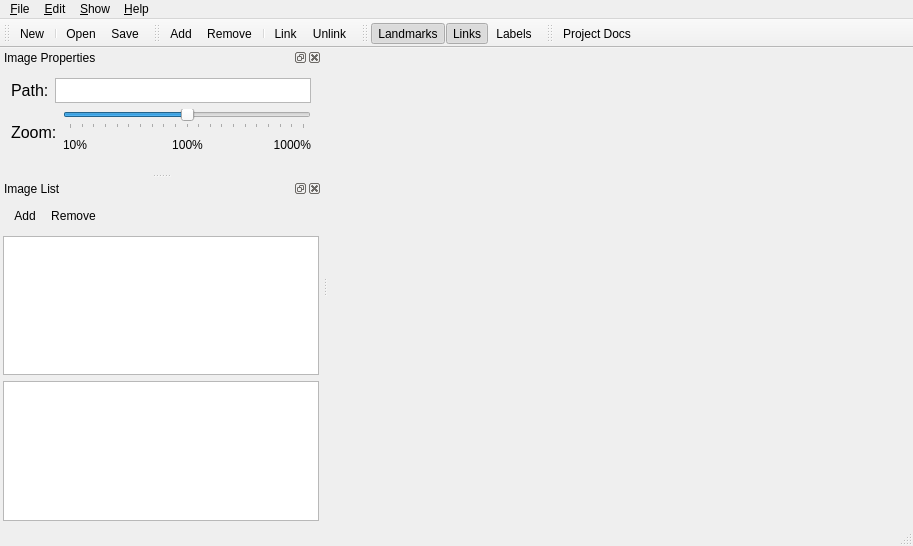
<?xml version="1.0" encoding="UTF-8"?>
<ui version="4.0">
 <class>MainWindow</class>
 <widget class="QMainWindow" name="MainWindow">
  <property name="geometry">
   <rect>
    <x>0</x>
    <y>0</y>
    <width>913</width>
    <height>546</height>
   </rect>
  </property>
  <property name="windowTitle">
   <string>FLAT - Facial Landmarks Annotation Tool</string>
  </property>
  <property name="autoFillBackground">
   <bool>false</bool>
  </property>
  <property name="locale">
   <locale language="English" country="UnitedKingdom"/>
  </property>
  <widget class="QWidget" name="centralWidget">
   <layout class="QVBoxLayout" name="verticalLayout">
    <property name="leftMargin">
     <number>0</number>
    </property>
    <property name="topMargin">
     <number>0</number>
    </property>
    <property name="rightMargin">
     <number>0</number>
    </property>
    <property name="bottomMargin">
     <number>0</number>
    </property>
    <item>
     <widget class="QTabWidget" name="tabWidget">
      <property name="locale">
       <locale language="English" country="UnitedKingdom"/>
      </property>
      <property name="tabPosition">
       <enum>QTabWidget::North</enum>
      </property>
      <property name="tabShape">
       <enum>QTabWidget::Triangular</enum>
      </property>
      <property name="iconSize">
       <size>
        <width>24</width>
        <height>24</height>
       </size>
      </property>
      <property name="elideMode">
       <enum>Qt::ElideNone</enum>
      </property>
      <property name="documentMode">
       <bool>true</bool>
      </property>
      <property name="tabsClosable">
       <bool>true</bool>
      </property>
      <property name="movable">
       <bool>true</bool>
      </property>
      <property name="tabBarAutoHide">
       <bool>false</bool>
      </property>
     </widget>
    </item>
   </layout>
  </widget>
  <widget class="QMenuBar" name="menuBar">
   <property name="geometry">
    <rect>
     <x>0</x>
     <y>0</y>
     <width>913</width>
     <height>21</height>
    </rect>
   </property>
   <widget class="QMenu" name="menuFile">
    <property name="locale">
     <locale language="English" country="UnitedKingdom"/>
    </property>
    <property name="title">
     <string>&amp;File</string>
    </property>
    <addaction name="actionNew"/>
    <addaction name="separator"/>
    <addaction name="actionOpen"/>
    <addaction name="actionSave"/>
    <addaction name="actionSaveAs"/>
    <addaction name="separator"/>
    <addaction name="actionExit"/>
   </widget>
   <widget class="QMenu" name="menuHelp">
    <property name="locale">
     <locale language="English" country="UnitedKingdom"/>
    </property>
    <property name="title">
     <string>&amp;Help</string>
    </property>
    <addaction name="actionProject"/>
    <addaction name="separator"/>
    <addaction name="actionAbout"/>
   </widget>
   <widget class="QMenu" name="menuShow">
    <property name="locale">
     <locale language="English" country="UnitedKingdom"/>
    </property>
    <property name="title">
     <string>&amp;Show</string>
    </property>
    <widget class="QMenu" name="menuWindows">
     <property name="title">
      <string>&amp;Windows</string>
     </property>
     <addaction name="actionShowImageProperties"/>
     <addaction name="actionShowImagesList"/>
    </widget>
    <widget class="QMenu" name="menu_Image_Elements">
     <property name="locale">
      <locale language="English" country="UnitedKingdom"/>
     </property>
     <property name="title">
      <string>&amp;Image Elements</string>
     </property>
     <addaction name="actionShowFeatures"/>
     <addaction name="actionShowConnections"/>
     <addaction name="actionShowFeatureIDs"/>
    </widget>
    <addaction name="menuWindows"/>
    <addaction name="separator"/>
    <addaction name="menu_Image_Elements"/>
   </widget>
   <widget class="QMenu" name="menuEdit">
    <property name="locale">
     <locale language="English" country="UnitedKingdom"/>
    </property>
    <property name="title">
     <string>&amp;Edit</string>
    </property>
    <widget class="QMenu" name="menu_Images">
     <property name="locale">
      <locale language="English" country="UnitedKingdom"/>
     </property>
     <property name="title">
      <string>&amp;Images</string>
     </property>
     <addaction name="actionAddImage"/>
     <addaction name="actionRemoveImage"/>
    </widget>
    <widget class="QMenu" name="menu_Facial_Landmarks">
     <property name="title">
      <string>&amp;Facial Landmarks</string>
     </property>
     <addaction name="actionAddFeature"/>
     <addaction name="actionRemoveFeature"/>
     <addaction name="separator"/>
     <addaction name="actionConnectFeatures"/>
     <addaction name="actionDisconnectFeatures"/>
    </widget>
    <addaction name="menu_Images"/>
    <addaction name="separator"/>
    <addaction name="menu_Facial_Landmarks"/>
   </widget>
   <addaction name="menuFile"/>
   <addaction name="menuEdit"/>
   <addaction name="menuShow"/>
   <addaction name="menuHelp"/>
  </widget>
  <widget class="QToolBar" name="fileToolBar">
   <property name="windowTitle">
    <string>File</string>
   </property>
   <property name="locale">
    <locale language="English" country="UnitedKingdom"/>
   </property>
   <property name="iconSize">
    <size>
     <width>32</width>
     <height>32</height>
    </size>
   </property>
   <attribute name="toolBarArea">
    <enum>TopToolBarArea</enum>
   </attribute>
   <attribute name="toolBarBreak">
    <bool>false</bool>
   </attribute>
   <addaction name="actionNew"/>
   <addaction name="separator"/>
   <addaction name="actionOpen"/>
   <addaction name="actionSave"/>
  </widget>
  <widget class="QStatusBar" name="statusBar"/>
  <widget class="QDockWidget" name="dockProperties">
   <property name="locale">
    <locale language="English" country="UnitedKingdom"/>
   </property>
   <property name="windowTitle">
    <string>Image Properties</string>
   </property>
   <attribute name="dockWidgetArea">
    <number>1</number>
   </attribute>
   <widget class="QWidget" name="Content">
    <layout class="QVBoxLayout" name="verticalLayout_7">
     <item>
      <layout class="QVBoxLayout" name="verticalLayout_3">
       <property name="sizeConstraint">
        <enum>QLayout::SetMinimumSize</enum>
       </property>
       <item>
        <layout class="QHBoxLayout" name="horizontalLayout">
         <property name="sizeConstraint">
          <enum>QLayout::SetMinimumSize</enum>
         </property>
         <item>
          <widget class="QLabel" name="labelPath">
           <property name="font">
            <font>
             <pointsize>12</pointsize>
            </font>
           </property>
           <property name="text">
            <string>Path:</string>
           </property>
           <property name="buddy">
            <cstring>textFileName</cstring>
           </property>
          </widget>
         </item>
         <item>
          <widget class="QTextEdit" name="textFileName">
           <property name="maximumSize">
            <size>
             <width>16777215</width>
             <height>25</height>
            </size>
           </property>
           <property name="verticalScrollBarPolicy">
            <enum>Qt::ScrollBarAlwaysOff</enum>
           </property>
           <property name="horizontalScrollBarPolicy">
            <enum>Qt::ScrollBarAlwaysOff</enum>
           </property>
           <property name="undoRedoEnabled">
            <bool>false</bool>
           </property>
           <property name="lineWrapMode">
            <enum>QTextEdit::NoWrap</enum>
           </property>
           <property name="readOnly">
            <bool>true</bool>
           </property>
           <property name="acceptRichText">
            <bool>false</bool>
           </property>
           <property name="textInteractionFlags">
            <set>Qt::TextSelectableByKeyboard|Qt::TextSelectableByMouse</set>
           </property>
           <property name="placeholderText">
            <string notr="true"/>
           </property>
          </widget>
         </item>
        </layout>
       </item>
      </layout>
     </item>
     <item>
      <layout class="QHBoxLayout" name="horizontalLayout_4">
       <item>
        <widget class="QLabel" name="label_Zoom">
         <property name="font">
          <font>
           <pointsize>12</pointsize>
          </font>
         </property>
         <property name="text">
          <string>Zoom:</string>
         </property>
         <property name="buddy">
          <cstring>zoomSlider</cstring>
         </property>
        </widget>
       </item>
       <item>
        <layout class="QVBoxLayout" name="verticalLayout_2">
         <item>
          <widget class="QSlider" name="zoomSlider">
           <property name="font">
            <font>
             <pointsize>12</pointsize>
            </font>
           </property>
           <property name="toolTip">
            <string>Altera o zoom nas imagens (+/- ou Ctrl+Roda do Mouse)</string>
           </property>
           <property name="minimum">
            <number>1</number>
           </property>
           <property name="maximum">
            <number>21</number>
           </property>
           <property name="singleStep">
            <number>1</number>
           </property>
           <property name="pageStep">
            <number>1</number>
           </property>
           <property name="value">
            <number>11</number>
           </property>
           <property name="sliderPosition">
            <number>11</number>
           </property>
           <property name="orientation">
            <enum>Qt::Horizontal</enum>
           </property>
           <property name="tickPosition">
            <enum>QSlider::TicksBelow</enum>
           </property>
           <property name="tickInterval">
            <number>0</number>
           </property>
          </widget>
         </item>
         <item>
          <layout class="QHBoxLayout" name="horizontalLayout_3">
           <property name="sizeConstraint">
            <enum>QLayout::SetMinimumSize</enum>
           </property>
           <item>
            <widget class="QLabel" name="label1000">
             <property name="minimumSize">
              <size>
               <width>45</width>
               <height>0</height>
              </size>
             </property>
             <property name="maximumSize">
              <size>
               <width>45</width>
               <height>16777215</height>
              </size>
             </property>
             <property name="text">
              <string>10%</string>
             </property>
            </widget>
           </item>
           <item>
            <spacer name="horizontalSpacer">
             <property name="orientation">
              <enum>Qt::Horizontal</enum>
             </property>
             <property name="sizeHint" stdset="0">
              <size>
               <width>40</width>
               <height>20</height>
              </size>
             </property>
            </spacer>
           </item>
           <item>
            <widget class="QLabel" name="label100">
             <property name="minimumSize">
              <size>
               <width>45</width>
               <height>0</height>
              </size>
             </property>
             <property name="maximumSize">
              <size>
               <width>45</width>
               <height>16777215</height>
              </size>
             </property>
             <property name="text">
              <string>100%</string>
             </property>
             <property name="alignment">
              <set>Qt::AlignCenter</set>
             </property>
            </widget>
           </item>
           <item>
            <spacer name="horizontalSpacer_2">
             <property name="orientation">
              <enum>Qt::Horizontal</enum>
             </property>
             <property name="sizeHint" stdset="0">
              <size>
               <width>40</width>
               <height>20</height>
              </size>
             </property>
            </spacer>
           </item>
           <item>
            <widget class="QLabel" name="label10">
             <property name="minimumSize">
              <size>
               <width>45</width>
               <height>0</height>
              </size>
             </property>
             <property name="maximumSize">
              <size>
               <width>45</width>
               <height>16777215</height>
              </size>
             </property>
             <property name="text">
              <string>1000%</string>
             </property>
             <property name="alignment">
              <set>Qt::AlignRight|Qt::AlignTrailing|Qt::AlignVCenter</set>
             </property>
            </widget>
           </item>
          </layout>
         </item>
        </layout>
       </item>
      </layout>
     </item>
     <item>
      <spacer name="verticalSpacer">
       <property name="orientation">
        <enum>Qt::Vertical</enum>
       </property>
       <property name="sizeHint" stdset="0">
        <size>
         <width>20</width>
         <height>40</height>
        </size>
       </property>
      </spacer>
     </item>
    </layout>
   </widget>
  </widget>
  <widget class="QDockWidget" name="dockImages">
   <property name="locale">
    <locale language="English" country="UnitedKingdom"/>
   </property>
   <property name="windowTitle">
    <string>Image List</string>
   </property>
   <attribute name="dockWidgetArea">
    <number>1</number>
   </attribute>
   <widget class="QWidget" name="Content_2">
    <layout class="QGridLayout" name="gridLayout">
     <property name="leftMargin">
      <number>3</number>
     </property>
     <property name="topMargin">
      <number>3</number>
     </property>
     <property name="rightMargin">
      <number>3</number>
     </property>
     <property name="bottomMargin">
      <number>3</number>
     </property>
     <property name="horizontalSpacing">
      <number>3</number>
     </property>
     <property name="verticalSpacing">
      <number>6</number>
     </property>
     <item row="0" column="0">
      <widget class="QToolBar" name="imagesToolbar">
       <property name="windowTitle">
        <string/>
       </property>
       <property name="iconSize">
        <size>
         <width>24</width>
         <height>24</height>
        </size>
       </property>
       <property name="floatable">
        <bool>false</bool>
       </property>
       <addaction name="actionAddImage"/>
       <addaction name="actionRemoveImage"/>
      </widget>
     </item>
     <item row="1" column="0">
      <widget class="QListView" name="listImages">
       <property name="editTriggers">
        <set>QAbstractItemView::NoEditTriggers</set>
       </property>
       <property name="selectionMode">
        <enum>QAbstractItemView::ExtendedSelection</enum>
       </property>
       <property name="selectionBehavior">
        <enum>QAbstractItemView::SelectRows</enum>
       </property>
       <property name="viewMode">
        <enum>QListView::IconMode</enum>
       </property>
       <property name="selectionRectVisible">
        <bool>false</bool>
       </property>
      </widget>
     </item>
     <item row="2" column="0">
      <widget class="QTreeView" name="treeImages">
       <property name="editTriggers">
        <set>QAbstractItemView::AllEditTriggers</set>
       </property>
       <property name="selectionMode">
        <enum>QAbstractItemView::ExtendedSelection</enum>
       </property>
       <attribute name="headerDefaultSectionSize">
        <number>150</number>
       </attribute>
      </widget>
     </item>
    </layout>
   </widget>
  </widget>
  <widget class="QToolBar" name="editToolBar">
   <property name="windowTitle">
    <string>Editar</string>
   </property>
   <property name="iconSize">
    <size>
     <width>32</width>
     <height>32</height>
    </size>
   </property>
   <attribute name="toolBarArea">
    <enum>TopToolBarArea</enum>
   </attribute>
   <attribute name="toolBarBreak">
    <bool>false</bool>
   </attribute>
   <addaction name="actionAddFeature"/>
   <addaction name="actionRemoveFeature"/>
   <addaction name="separator"/>
   <addaction name="actionConnectFeatures"/>
   <addaction name="actionDisconnectFeatures"/>
  </widget>
  <widget class="QToolBar" name="viewToolBar">
   <property name="windowTitle">
    <string>Exibir</string>
   </property>
   <property name="iconSize">
    <size>
     <width>32</width>
     <height>32</height>
    </size>
   </property>
   <attribute name="toolBarArea">
    <enum>TopToolBarArea</enum>
   </attribute>
   <attribute name="toolBarBreak">
    <bool>false</bool>
   </attribute>
   <addaction name="actionShowFeatures"/>
   <addaction name="actionShowConnections"/>
   <addaction name="actionShowFeatureIDs"/>
  </widget>
  <widget class="QToolBar" name="helpToolBar">
   <property name="windowTitle">
    <string>Ajuda</string>
   </property>
   <property name="iconSize">
    <size>
     <width>32</width>
     <height>32</height>
    </size>
   </property>
   <attribute name="toolBarArea">
    <enum>TopToolBarArea</enum>
   </attribute>
   <attribute name="toolBarBreak">
    <bool>false</bool>
   </attribute>
   <addaction name="actionProject"/>
  </widget>
  <action name="actionExit">
   <property name="text">
    <string>&amp;Exit</string>
   </property>
   <property name="toolTip">
    <string>Terminates the program</string>
   </property>
  </action>
  <action name="actionAbout">
   <property name="icon">
    <iconset resource="resources.qrc">
     <normaloff>:/icons/resources/icons/information.png</normaloff>:/icons/resources/icons/information.png</iconset>
   </property>
   <property name="text">
    <string>&amp;About...</string>
   </property>
   <property name="toolTip">
    <string>Displays information on this program</string>
   </property>
  </action>
  <action name="actionOpen">
   <property name="icon">
    <iconset resource="resources.qrc">
     <normaloff>:/icons/resources/icons/open.png</normaloff>:/icons/resources/icons/open.png</iconset>
   </property>
   <property name="text">
    <string>&amp;Open...</string>
   </property>
   <property name="toolTip">
    <string>Loads an existing face annotation dataset from a file</string>
   </property>
   <property name="shortcut">
    <string>Ctrl+O</string>
   </property>
  </action>
  <action name="actionNew">
   <property name="icon">
    <iconset resource="resources.qrc">
     <normaloff>:/icons/resources/icons/new.png</normaloff>:/icons/resources/icons/new.png</iconset>
   </property>
   <property name="text">
    <string>&amp;New</string>
   </property>
   <property name="toolTip">
    <string>Creates a new face annotation dataset</string>
   </property>
   <property name="shortcut">
    <string>Ctrl+N</string>
   </property>
  </action>
  <action name="actionSave">
   <property name="icon">
    <iconset resource="resources.qrc">
     <normaloff>:/icons/resources/icons/save.png</normaloff>:/icons/resources/icons/save.png</iconset>
   </property>
   <property name="text">
    <string>&amp;Save</string>
   </property>
   <property name="toolTip">
    <string>Saves the changes in the face annotation dataset</string>
   </property>
   <property name="shortcut">
    <string>Ctrl+S</string>
   </property>
  </action>
  <action name="actionSaveAs">
   <property name="icon">
    <iconset resource="resources.qrc">
     <normaloff>:/icons/resources/icons/saveas.png</normaloff>:/icons/resources/icons/saveas.png</iconset>
   </property>
   <property name="text">
    <string>Save &amp;as...</string>
   </property>
   <property name="toolTip">
    <string>Saves the changes in the face annotation dataset to a different file</string>
   </property>
  </action>
  <action name="actionProject">
   <property name="icon">
    <iconset resource="resources.qrc">
     <normaloff>:/icons/resources/icons/help.png</normaloff>:/icons/resources/icons/help.png</iconset>
   </property>
   <property name="text">
    <string>&amp;Project Docs</string>
   </property>
   <property name="toolTip">
    <string>Displays the project's documentation page on Github</string>
   </property>
   <property name="shortcut">
    <string>F1</string>
   </property>
  </action>
  <action name="actionAddImage">
   <property name="icon">
    <iconset resource="resources.qrc">
     <normaloff>:/icons/resources/icons/add.png</normaloff>:/icons/resources/icons/add.png</iconset>
   </property>
   <property name="text">
    <string>Add...</string>
   </property>
   <property name="toolTip">
    <string>Adds new images to the face annotation dataset</string>
   </property>
   <property name="shortcut">
    <string>Ctrl+Ins</string>
   </property>
  </action>
  <action name="actionRemoveImage">
   <property name="icon">
    <iconset resource="resources.qrc">
     <normaloff>:/icons/resources/icons/delete.png</normaloff>:/icons/resources/icons/delete.png</iconset>
   </property>
   <property name="text">
    <string>Remove</string>
   </property>
   <property name="toolTip">
    <string>Removes the selected images from the face annotation dataset</string>
   </property>
   <property name="shortcut">
    <string>Ctrl+Del</string>
   </property>
  </action>
  <action name="actionShowImagesList">
   <property name="checkable">
    <bool>true</bool>
   </property>
   <property name="checked">
    <bool>true</bool>
   </property>
   <property name="icon">
    <iconset resource="resources.qrc">
     <normaloff>:/icons/resources/icons/image-list.png</normaloff>:/icons/resources/icons/image-list.png</iconset>
   </property>
   <property name="text">
    <string>&amp;List of Images</string>
   </property>
   <property name="toolTip">
    <string>Displays or hides the window with the list of images in the face annotation dataset</string>
   </property>
   <property name="shortcut">
    <string>F2</string>
   </property>
  </action>
  <action name="actionShowImageProperties">
   <property name="checkable">
    <bool>true</bool>
   </property>
   <property name="checked">
    <bool>true</bool>
   </property>
   <property name="icon">
    <iconset resource="resources.qrc">
     <normaloff>:/icons/resources/icons/image-properties.png</normaloff>:/icons/resources/icons/image-properties.png</iconset>
   </property>
   <property name="text">
    <string>&amp;Image Properties</string>
   </property>
   <property name="toolTip">
    <string>Displays/hides the window with the propriedades of the selected image</string>
   </property>
   <property name="shortcut">
    <string>F3</string>
   </property>
  </action>
  <action name="actionShowFeatures">
   <property name="checkable">
    <bool>true</bool>
   </property>
   <property name="checked">
    <bool>true</bool>
   </property>
   <property name="icon">
    <iconset resource="resources.qrc">
     <normaloff>:/icons/resources/icons/features.png</normaloff>:/icons/resources/icons/features.png</iconset>
   </property>
   <property name="text">
    <string>&amp;Landmarks</string>
   </property>
   <property name="toolTip">
    <string>Displays/hides the facial landmarks</string>
   </property>
   <property name="shortcut">
    <string>F4</string>
   </property>
  </action>
  <action name="actionShowConnections">
   <property name="checkable">
    <bool>true</bool>
   </property>
   <property name="checked">
    <bool>true</bool>
   </property>
   <property name="icon">
    <iconset resource="resources.qrc">
     <normaloff>:/icons/resources/icons/links.png</normaloff>:/icons/resources/icons/links.png</iconset>
   </property>
   <property name="text">
    <string>&amp;Links</string>
   </property>
   <property name="toolTip">
    <string>Displays/hides the links between facial landmarks</string>
   </property>
   <property name="shortcut">
    <string>F5</string>
   </property>
  </action>
  <action name="actionShowFeatureIDs">
   <property name="checkable">
    <bool>true</bool>
   </property>
   <property name="icon">
    <iconset resource="resources.qrc">
     <normaloff>:/icons/resources/icons/feature-ids.png</normaloff>:/icons/resources/icons/feature-ids.png</iconset>
   </property>
   <property name="text">
    <string>&amp;Labels</string>
   </property>
   <property name="toolTip">
    <string>Shows/hides the labels of the facial landmarks</string>
   </property>
   <property name="shortcut">
    <string>F6</string>
   </property>
  </action>
  <action name="actionAddFeature">
   <property name="icon">
    <iconset resource="resources.qrc">
     <normaloff>:/icons/resources/icons/add-feature.png</normaloff>:/icons/resources/icons/add-feature.png</iconset>
   </property>
   <property name="text">
    <string>&amp;Add</string>
   </property>
   <property name="toolTip">
    <string>Add a new facial landmark to the face annotation dataset</string>
   </property>
   <property name="shortcut">
    <string>Shift+A</string>
   </property>
  </action>
  <action name="actionRemoveFeature">
   <property name="icon">
    <iconset resource="resources.qrc">
     <normaloff>:/icons/resources/icons/remove-feature.png</normaloff>:/icons/resources/icons/remove-feature.png</iconset>
   </property>
   <property name="text">
    <string>&amp;Remove</string>
   </property>
   <property name="toolTip">
    <string>Removes the selected facial landmarks (and their links) from the face annotation dataset</string>
   </property>
   <property name="shortcut">
    <string>Shift+R</string>
   </property>
  </action>
  <action name="actionConnectFeatures">
   <property name="icon">
    <iconset resource="resources.qrc">
     <normaloff>:/icons/resources/icons/connect.png</normaloff>:/icons/resources/icons/connect.png</iconset>
   </property>
   <property name="text">
    <string>&amp;Link</string>
   </property>
   <property name="toolTip">
    <string>Links two selected facial landmarks</string>
   </property>
   <property name="shortcut">
    <string>Shift+L</string>
   </property>
  </action>
  <action name="actionDisconnectFeatures">
   <property name="icon">
    <iconset resource="resources.qrc">
     <normaloff>:/icons/resources/icons/disconnect.png</normaloff>:/icons/resources/icons/disconnect.png</iconset>
   </property>
   <property name="text">
    <string>&amp;Unlink</string>
   </property>
   <property name="toolTip">
    <string>Unlinks the selected facial landmarks</string>
   </property>
   <property name="shortcut">
    <string>Shift+U</string>
   </property>
  </action>
 </widget>
 <layoutdefault spacing="6" margin="11"/>
 <tabstops>
  <tabstop>tabWidget</tabstop>
  <tabstop>textFileName</tabstop>
  <tabstop>listImages</tabstop>
  <tabstop>treeImages</tabstop>
 </tabstops>
 <resources>
  <include location="resources.qrc"/>
 </resources>
 <connections/>
</ui>
